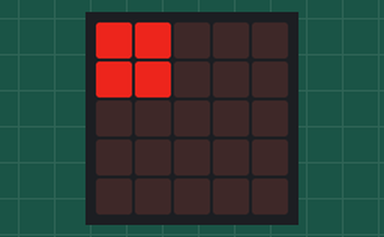
The program below on a simulated BBC micro:bit running MicroPython. Parts: the board's 5×5 LED display. Dim RGB values are drawn brighter than linear; what the program prints to the serial console is not drawn.

Above: at 0.2 s.
At 0.6 s:
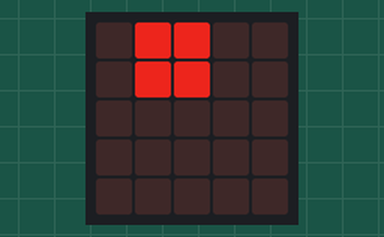
At 1.0 s:
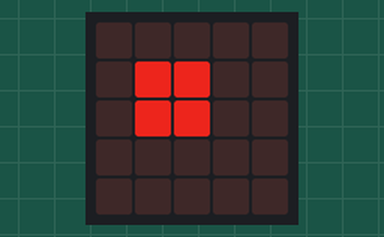
At 1.4 s:
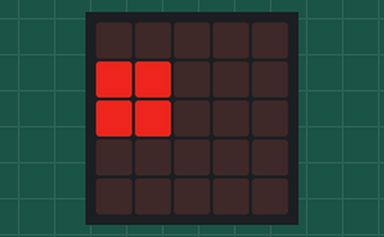

Measured:
- by itself, everything shown: repeats every 1.6 s, in 4 steps
- what the display in image 1 shows lasts 0.4 s, from 0.4 s to 0.8 s

The program:

display.py
```python
import microbit as mb


def main():
    print("David Fisher can write Python!")
    # mb.display.scroll("Dave Fisher")
    # mb.display.show(mb.Image.HAPPY)
    # mb.display.show([mb.Image.ARROW_N, mb.Image.ARROW_E,
    #                  mb.Image.ARROW_S, mb.Image.ARROW_W])
    # print("Starting an infinite loop")
    # mb.display.show(mb.Image.ALL_CLOCKS, loop=True)
    xImage = mb.Image("20002:06060:00900:06060:20002")
    mb.display.show(xImage)

    image1 = mb.Image("77000:77000:00000:00000:00000")
    image2 = mb.Image("07700:07700:00000:00000:00000")
    image3 = mb.Image("00000:07700:07700:00000:00000")
    image4 = mb.Image("00000:77000:77000:00000:00000")
    mb.display.show([image1, image2, image3, image4], loop=True)


main()
```
